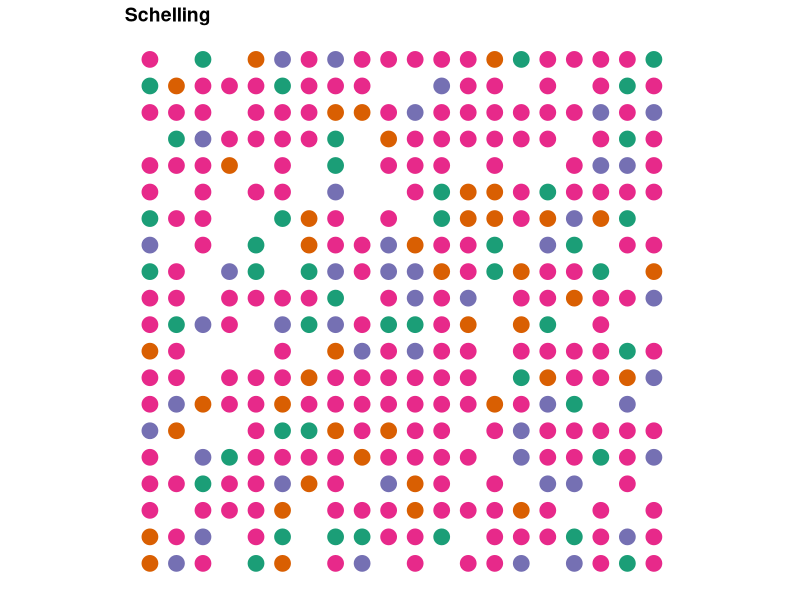

Write R code to recreate this figure. (Note: a time limit stopped this script after it produced the figure.)
#Schelling Segregation Model with uneven preferences (wrapped)
# Based on David Zimmerman's example at: https://www.r-bloggers.com/agent-based-modelling-with-data-table-or-how-to-model-urban-migration-with-r/

initiateSchelling_wrapped <- function(dimensions = c(10, 10), n_races = 4, perc_empty = 0.2, perc_maj = .75){
  require(data.table)
  # create "races" based on colors
  dims <<- dimensions
  races <<- colours()[1:n_races]
  min_races <- races[2:length(races)]
  
  # get number of homes (equal to number of cells)
  n_homes = prod(dimensions)
  # calculates the number of agents (cells minus the percent of empty homes)
  count_agents <- floor(n_homes * (1 - perc_empty))
  
  # the characteristics that a home can have -- either empty or a particular race
  races <- c("empty", races)
  # the probabilities of a home having each characteristic
  probabilities <- c(perc_empty, 
                     (1-perc_empty)*perc_maj, 
                     rep((1 - perc_empty - (1-perc_empty)*perc_maj)/(n_races-1), times = n_races-1)
  )
  
  # creates the global schelling data.table
  schelling <<- data.table(id = 1:prod(dimensions),
                           x = rep(1:dimensions[1], 
                                   dimensions[2]),
                           y = rep(1:dimensions[2], 
                                   each = dimensions[1]),
                           race = sample(x = races, 
                                         size = n_homes, 
                                         prob = probabilities,
                                         replace = TRUE),
                           # used to find the satisfaction of each home
                           unsatisfied = rep(NA, prod(dimensions)))
}

plotSchelling <- function(title){
  require(data.table)
  require(ggplot2)
  require(RColorBrewer)
  # get races to get the right number of colors
  races <- unique(schelling$race)
  
  # find the dimensions of the grid to get the best dot size
  dims <- c(max(schelling$x), max(schelling$y))
  
  # create colors
  # check if there are 3 or fewer races, 
  # this would create issues with brewer.pal 
  # RColorBrewer otherwise
  if (length(races) <= 3) {
    colors <- brewer.pal(3, "Dark2")
  } else {
    colors <- brewer.pal(length(races), "Dark2")
  }
  
  # plot the graph  
  p <- ggplot(data = schelling[race != "empty"], 
              aes(x = x, y = y, color = race)) + 
    # resize dots to grid
    geom_point(size = 100/sqrt(prod(dims))) +  
    scale_colour_manual(values = colors) + 
    # theme: mostly blank
    theme_bw() + 
    theme(axis.line = element_blank(),
          axis.text.x = element_blank(),
          axis.text.y = element_blank(),
          axis.ticks = element_blank(),
          axis.title.x = element_blank(),
          axis.title.y = element_blank(),
          legend.position = "none",
          panel.background = element_blank(),
          panel.border = element_blank(),
          panel.grid.major = element_blank(),
          panel.grid.minor = element_blank(),
          plot.background = element_blank(),
          plot.title = element_text(lineheight=3, 
                                    face="bold", 
                                    color="black", 
                                    size=14)) +
    # fix axes to avoid distortion in the picture
    coord_fixed(ratio = 1) + 
    # add the title
    ggtitle(title)
  
  return(p)
}

iterate_wrapped_nearest <- function(n = 10, dom_sim_threshold = .9, min_sim_threshold = .1){
  require(data.table)
  # subfunction that checks for a given x and y value if the agent is 
  # unsatisfied (returns TRUE or FALSE)
  is.unsatisfied_wrapped <- function(x_value, y_value, 
                                     dom_sim_threshold = dom_sim_threshold,
                                     min_sim_threshold = min_sim_threshold){
    # gets the race and id for the agent
    cur_race <- schelling[x == x_value & y == y_value, race]
    cur_id <- schelling[x == x_value & y == y_value, id]
    
    #sub-subfunction to identify agent's neighbors
    select.neighbors <- function(dimensions){
      
      #Identify coordinates of neighbors (adjusts wrapping based on position of agent)
      neighbors <- as.data.frame(matrix(NA, nrow = 8, ncol = 2))
      if(x_value == 1 & y_value == 1){
        neighbors[1,] <- schelling[x == dimensions[1] & y == y_value+1, 2:3]
        neighbors[2,] <- schelling[x == x_value & y == y_value+1, 2:3]
        neighbors[3,] <- schelling[x == x_value+1 & y == y_value+1, 2:3]
        neighbors[4,] <- schelling[x == dimensions[1] & y == y_value, 2:3]
        neighbors[5,] <- schelling[x == x_value+1 & y == y_value, 2:3]
        neighbors[6,] <- schelling[x == dimensions[1] & y == dimensions[2], 2:3]
        neighbors[7,] <- schelling[x == x_value & y == dimensions[2], 2:3]
        neighbors[8,] <- schelling[x == x_value+1 & y == dimensions[2], 2:3]
      }
      if(x_value == 1 & y_value %in% c(2:(dimensions[2]-1))){
        neighbors[1,] <- schelling[x == dimensions[1] & y == y_value+1, 2:3]
        neighbors[2,] <- schelling[x == x_value & y == y_value+1, 2:3]
        neighbors[3,] <- schelling[x == x_value+1 & y == y_value+1, 2:3]
        neighbors[4,] <- schelling[x == dimensions[1] & y == y_value, 2:3]
        neighbors[5,] <- schelling[x == x_value+1 & y == y_value, 2:3]
        neighbors[6,] <- schelling[x == dimensions[1] & y == y_value-1, 2:3]
        neighbors[7,] <- schelling[x == x_value & y == y_value-1, 2:3]
        neighbors[8,] <- schelling[x == x_value+1 & y == y_value-1, 2:3]
      }
      if(x_value == 1 & y_value == dimensions[2]){
        neighbors[1,] <- schelling[x == dimensions[1] & y == 1, 2:3]
        neighbors[2,] <- schelling[x == x_value & y == 1, 2:3]
        neighbors[3,] <- schelling[x == x_value+1 & y == 1, 2:3]
        neighbors[4,] <- schelling[x == dimensions[1] & y == y_value, 2:3]
        neighbors[5,] <- schelling[x == x_value+1 & y == y_value, 2:3]
        neighbors[6,] <- schelling[x == dimensions[1] & y == y_value-1, 2:3]
        neighbors[7,] <- schelling[x == x_value & y == y_value-1, 2:3]
        neighbors[8,] <- schelling[x == x_value+1 & y == y_value-1, 2:3]
      }
      if(x_value %in% c(2:(dimensions[1]-1)) & y_value == 1){
        neighbors[1,] <- schelling[x == x_value-1 & y == y_value+1, 2:3]
        neighbors[2,] <- schelling[x == x_value & y == y_value+1, 2:3]
        neighbors[3,] <- schelling[x == x_value+1 & y == y_value+1, 2:3]
        neighbors[4,] <- schelling[x == x_value-1 & y == y_value, 2:3]
        neighbors[5,] <- schelling[x == x_value+1 & y == y_value, 2:3]
        neighbors[6,] <- schelling[x == x_value-1 & y == dimensions[2], 2:3]
        neighbors[7,] <- schelling[x == x_value & y == dimensions[2], 2:3]
        neighbors[8,] <- schelling[x == x_value+1 & y == dimensions[2], 2:3]
      }
      if(x_value %in% c(2:(dimensions[1]-1)) & y_value %in% c(2:(dimensions[2]-1))){
        neighbors[1,] <- schelling[x == x_value-1 & y == y_value+1, 2:3]
        neighbors[2,] <- schelling[x == x_value & y == y_value+1, 2:3]
        neighbors[3,] <- schelling[x == x_value+1 & y == y_value+1, 2:3]
        neighbors[4,] <- schelling[x == x_value-1 & y == y_value, 2:3]
        neighbors[5,] <- schelling[x == x_value+1 & y == y_value, 2:3]
        neighbors[6,] <- schelling[x == x_value-1 & y == y_value-1, 2:3]
        neighbors[7,] <- schelling[x == x_value & y == y_value-1, 2:3]
        neighbors[8,] <- schelling[x == x_value+1 & y == y_value-1, 2:3] 
      }
      if(x_value %in% c(2:(dimensions[1]-1)) & y_value == dimensions[2]){
        neighbors[1,] <- schelling[x == x_value-1 & y == 1, 2:3]
        neighbors[2,] <- schelling[x == x_value & y == 1, 2:3]
        neighbors[3,] <- schelling[x == x_value+1 & y == 1, 2:3]
        neighbors[4,] <- schelling[x == x_value-1 & y == y_value, 2:3]
        neighbors[5,] <- schelling[x == x_value+1 & y == y_value, 2:3]
        neighbors[6,] <- schelling[x == x_value-1 & y == y_value-1, 2:3]
        neighbors[7,] <- schelling[x == x_value & y == y_value-1, 2:3]
        neighbors[8,] <- schelling[x == x_value+1 & y == y_value-1, 2:3]
      }
      if(x_value == dimensions[1] & y_value == 1){
        neighbors[1,] <- schelling[x == x_value-1 & y == y_value+1, 2:3]
        neighbors[2,] <- schelling[x == x_value & y == y_value+1, 2:3]
        neighbors[3,] <- schelling[x == 1 & y == y_value+1, 2:3]
        neighbors[4,] <- schelling[x == x_value-1 & y == y_value, 2:3]
        neighbors[5,] <- schelling[x == 1 & y == y_value, 2:3]
        neighbors[6,] <- schelling[x == x_value-1 & y == dimensions[2], 2:3]
        neighbors[7,] <- schelling[x == x_value & y == dimensions[2], 2:3]
        neighbors[8,] <- schelling[x == 1 & y == dimensions[2], 2:3]
      }
      if(x_value == dimensions[1] & y_value %in% c(2:(dimensions[2]-1))){
        neighbors[1,] <- schelling[x == x_value-1 & y == y_value+1, 2:3]
        neighbors[2,] <- schelling[x == x_value & y == y_value+1, 2:3]
        neighbors[3,] <- schelling[x == 1 & y == y_value+1, 2:3]
        neighbors[4,] <- schelling[x == x_value-1 & y == y_value, 2:3]
        neighbors[5,] <- schelling[x == 1 & y == y_value, 2:3]
        neighbors[6,] <- schelling[x == x_value-1 & y == y_value-1, 2:3]
        neighbors[7,] <- schelling[x == x_value & y == y_value-1, 2:3]
        neighbors[8,] <- schelling[x == 1 & y == y_value-1, 2:3]
      }
      if(x_value == dimensions[1] & y_value == dimensions[2]){
        neighbors[1,] <- schelling[x == x_value-1 & y == 1, 2:3]
        neighbors[2,] <- schelling[x == x_value & y == 1, 2:3]
        neighbors[3,] <- schelling[x == 1 & y == 1, 2:3]
        neighbors[4,] <- schelling[x == x_value-1 & y == y_value, 2:3]
        neighbors[5,] <- schelling[x == 1 & y == y_value, 2:3]
        neighbors[6,] <- schelling[x == x_value-1 & y == y_value-1, 2:3]
        neighbors[7,] <- schelling[x == x_value & y == y_value-1, 2:3]
        neighbors[8,] <- schelling[x == 1 & y == y_value-1, 2:3]
      }
      names(neighbors) <- c("x","y")
      
      ids <- schelling[x %in% neighbors$x & y %in% neighbors$y, id]
      
      return(ids)
    }
    # checks if the home is empty
    if (cur_race == "empty"){
      return(FALSE) # empty houses can't be unsatisfied
    }else{
      neighbor.ids <- select.neighbors(dimensions = dims)
      
      # counts simliar neighbors
      count_similar <- sum(schelling[id %in% neighbor.ids, 
                                     id != cur_id &
                                       race == cur_race])
      # counts different neighbors
      count_different <- sum(schelling[id %in% neighbor.ids, 
                                       id != cur_id &
                                         race != cur_race & 
                                         race != "empty"])
      
      # calculates the ratio
      ratio <- count_similar/(count_similar + count_different)
      
      # returns TRUE if the ratio is less than or equal to the threshold
      if(cur_race == races[1]){
        return(ratio <= dom_sim_threshold)
      }else{
        return(ratio <= min_sim_threshold)
      }
    }
  }
  
  # creates a ProgressBar
  pb <- txtProgressBar(min = 0, max = 1, style = 3)
  # and tracks time
  t <- Sys.time()
  
  #sets empty vector of ratios
  ratios.unsatisfied <- c(NULL)
  
  # iterates
  for (iterate in 1:n){
    # fills the boolean vector "unsatisfied" 
    # indicates if the household is unsatisfied 
    schelling[, unsatisfied := is.unsatisfied_wrapped(x_value = x, 
                                                      y_value = y, 
                                                      dom_sim_threshold = dom_sim_threshold,
                                                      min_sim_threshold = min_sim_threshold),
              by = 1:nrow(schelling)]
    
    ratio.unsatisfied <- sum(schelling$unsatisfied)/nrow(schelling)
    ratios.unsatisfied <- c(ratios.unsatisfied, ratio.unsatisfied)
    
    # move unsatisfied agents to an empty house
    # find the IDs that are empty where agents can migrate to
    emptyIDs <- schelling[race == "empty", id] # finds the id of empty houses
    
    # finds the origin of the agents moving, 
    usIDs <- schelling[(unsatisfied), id] # origin
    
    # finds available IDs for each household moving
    availIDs <<- sort(c(emptyIDs, usIDs))
    
    #subfunction to find nearest available cell
    find.nearest <- function(cell, avails){
      distance2 <- c(NULL) #cast empty vector to fill with distances to available cells
      for(i in 1:length(avails)){
        #fill distances vector with squared distance (to keep all values positive) between current cell and each available cell
        distance2[i] <- (schelling[id == cell, x] - schelling[id == avails[i], x])^2 + (schelling[id == cell, y] - schelling[id == avails[i], y])^2
      }
      distance2 <- distance2[which(distance2 > 0)] #drop current cell
      min.id <- which.min(replace(distance2, distance2<=0, NA)) #identify id of closest available cell
      availIDs <<- avails[-which(avails == avails[min.id])] #remove that cell from list of available ids
      return(avails[min.id]) #return id
    }
    
    # cast a new data.table showing migration from origin_id to target-id
    transition <- data.table(origin = usIDs, 
                             oldRace = schelling[id %in% usIDs, race])
    transition[, target := find.nearest(cell = origin, avails = availIDs),
               by = 1:nrow(transition)]
    
    # move agents to the new homes
    schelling[id %in% transition$origin]$race = "empty"
    schelling[id %in% transition$target]$race = transition$oldRace
    
    # orders and reset schelling
    schelling <<- schelling[order(id)]
    
    # updates the ProgressBar
    setTxtProgressBar(pb, iterate/n)
  }
  close(pb)
  timedif <- Sys.time() - t
  
  # print out statistics for the calculation time
  print(paste0("Time for calculation in seconds: ", round(timedif, 3), " or: ",
               round(n / as.numeric(timedif), 3), " iterations per second"))
  print(ratios.unsatisfied)
  plotSchelling(title = paste0("Schelling Segregation Model after ", n, " Iterations (Wrapped)"))
}

initiateSchelling_wrapped(dimensions = c(20,20), n_races = 4, perc_maj = .6)
plotSchelling(title = "Schelling")
iterate_wrapped_nearest(dom_sim_threshold = .8, min_sim_threshold = .3)
